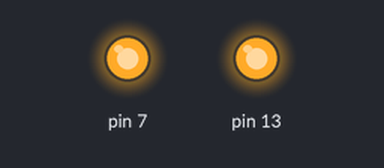
The sketch below on a simulated Arduino Uno, built with avr-gcc and run on an emulated ATmega328P. On the bench: output pins drawn as LEDs (lit = HIGH).

Above: at 0.5 s.
At 1.5 s:
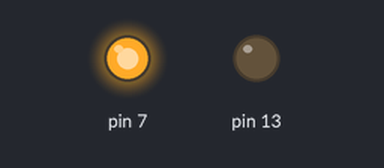
At 5.5 s:
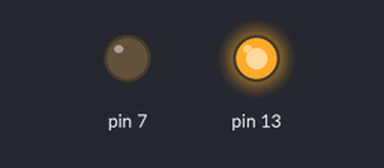
Timing chart, 0 to 6.9 s (numbered marks = the images above):
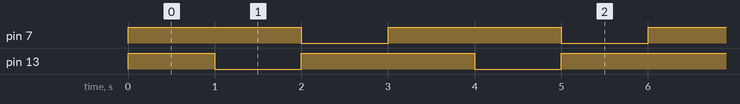

The sketch:

ejercicio_n_1_arduino1.ino
```cpp
void setup()
{
  // Configurar Pin como Salida
  pinMode(13,OUTPUT);
  pinMode(7,OUTPUT);
}

void loop()
{
  //Encender  ambos led
  digitalWrite(13, HIGH);
  digitalWrite(7,HIGH);

  // Esperar 1 Segundo
  delay(1000);
  //apagar primer led, encender el segundo
   digitalWrite(13, LOW);
   digitalWrite(7,HIGH);

  delay(1000);

  //prnder el primer led, apagar el 2do
   digitalWrite(13, HIGH);
   digitalWrite(7,LOW);
  delay(1000);
}

  
```

Measured:
- by itself, pin 7: alternates HIGH for 2.0 s and LOW for 1.0 s
- by itself, pin 13: repeats every 3.0 s: LOW 1.0 s, HIGH 2.0 s
- by itself, everything shown: repeats every 3.0 s, in 3 steps
